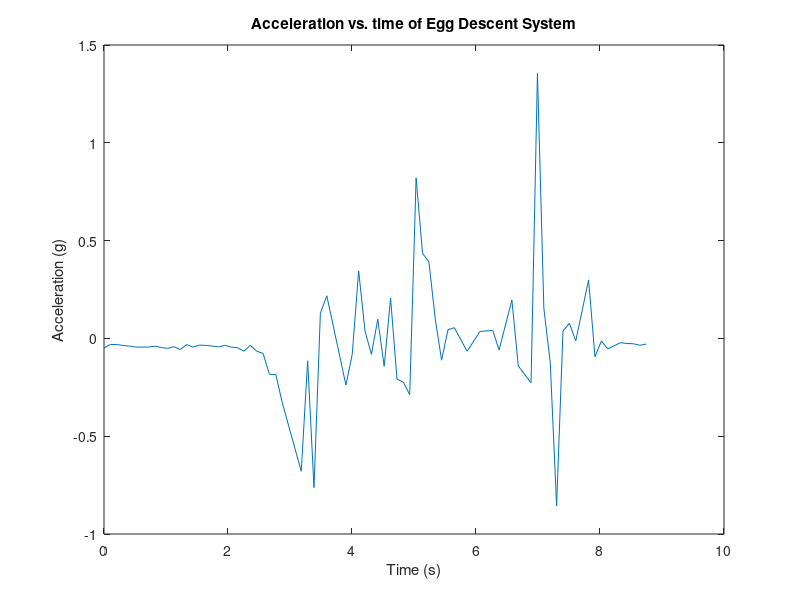

Source code (MATLAB):
clc
clear

data = importdata("data_team27_19h24m34s_conv.csv");

time = data(:, 1);
a_x = data(:, 2);
a_y = data(:, 3);
a_z = data(:, 4);
a = sqrt(a_x .^ 2 + a_y .^ 2 + a_z .^ 2) - 1;
max_a = max(a);
avg_a = mean(a(29:60) * 9.81 + 9.81);

function value = f(t)
    if t < 2
        value = exp(t);
    elseif t > 4
        value = exp((10 - t) / 3);
    else
        value = 10;
    end
end

function value = score(t, a, c)
    value = round((12 / (c + 0.001)) * (f(t) ^ ((40 - a) / 10)));
end

fprintf("Maximum acceleration (g): %f\n", max_a * 9.81)
fprintf("Average acceleration (m/s^2): %f\n", avg_a)
fprintf("Score: %i\n", score(3.86, max_a * 9.81, 0.16))
plot(time, a)

title("Acceleration vs. time of Egg Descent System")
xlabel("Time (s)")
ylabel("Acceleration (g)");
